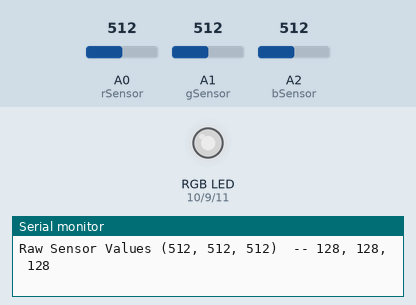
Simulated run of this sketch. Board: Arduino Uno, built with avr-gcc and run on an emulated ATmega328P. Parts: an RGB LED mixed from three pins (HIGH = lit), the last lines printed to the serial monitor. Inputs (shaded band) come from the test bench; at power-on: A0 (rSensor) = 512, A1 (gSensor) = 512, A2 (bSensor) = 512. Dim RGB values are drawn brighter than linear.

Above: at 1.2 s.
1.3 s: A0 (rSensor) set to 107
At 1.9 s:
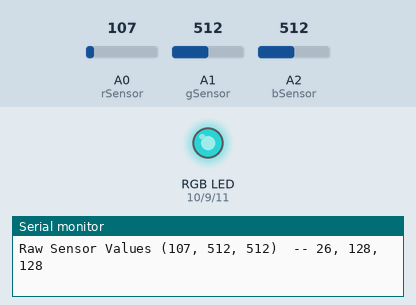
2.8 s: A0 (rSensor) set to 89
At 3.9 s:
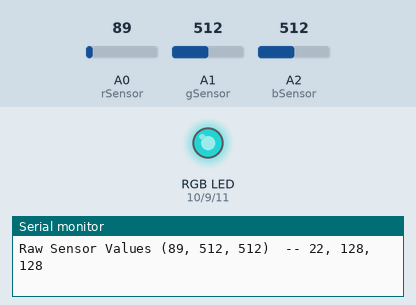
5.8 s: A1 (gSensor) set to 416
At 7.1 s:
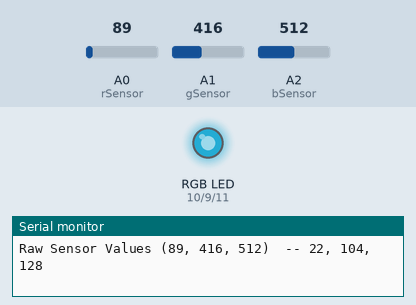
8.8 s: A1 (gSensor) set to 383
At 9.4 s:
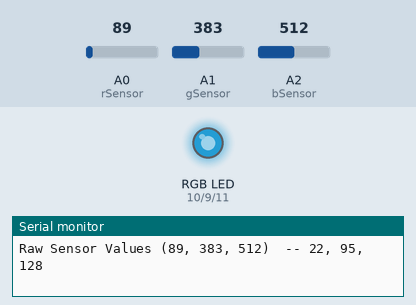
11.8 s: A2 (bSensor) set to 410
At 12.3 s:
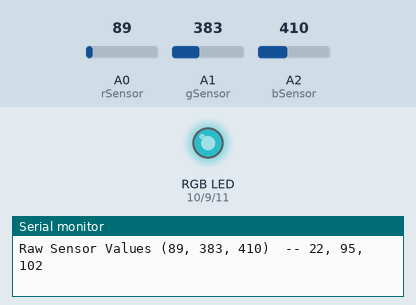
14.8 s: A2 (bSensor) set to 382
At 16.3 s:
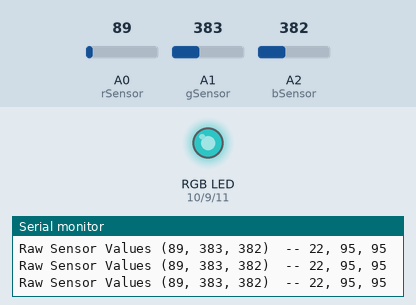
Timing chart, 0 to 17.8 s (numbered marks = the images above; inputs shaded):
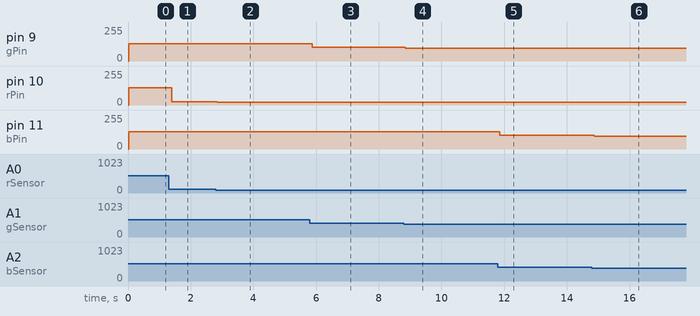

Measured:
- after the input at 1.3 s, pin 10 (rPin): 128/255 → 26/255 after 0.10 s
- after the input at 2.8 s, pin 10 (rPin): 26/255 → 22/255 after 0.05 s
- after the input at 5.8 s, pin 9 (gPin): 128/255 → 104/255 after 0.08 s
- after the input at 8.8 s, pin 9 (gPin): 104/255 → 95/255 after 0.05 s
- after the input at 11.8 s, pin 11 (bPin): 128/255 → 102/255 after 0.06 s
- after the input at 14.8 s, pin 11 (bPin): 102/255 → 95/255 after 0.08 s

The sketch:

project4.ino
```cpp
const int gPin = 9;
const int rPin = 10;
const int bPin = 11;

const int rSensor = A0;
const int bSensor = A2;
const int gSensor = A1;

int rv = 0;
int gv = 0;
int bv = 0;

int rx = 0;
int bx = 0;
int gx = 0;


void setup() {
  Serial.begin(9600);

  pinMode(rPin, OUTPUT);
  pinMode(gPin, OUTPUT);
  pinMode(bPin, OUTPUT);
}

void loop() {
  rx = analogRead(rSensor);
  delay(10);
  gx = analogRead(gSensor);
  delay(10);
  bx = analogRead(bSensor);
  delay(10);

  Serial.print("Raw Sensor Values (");
  Serial.print(rx);
  Serial.print(", ");
  Serial.print(gx);
  Serial.print(", ");
  Serial.print(bx);
  Serial.print(") ");

  rv = rx/4;
  gv = gx/4;
  bv = bx/4;

  Serial.print(" -- ");
  Serial.print(rv);
  Serial.print(", ");
  Serial.print(gv);
  Serial.print(", ");
  Serial.print(bv);
  Serial.println("");


  analogWrite(rPin, rv);
  analogWrite(gPin, gv);
  analogWrite(bPin, bv);
}
```
